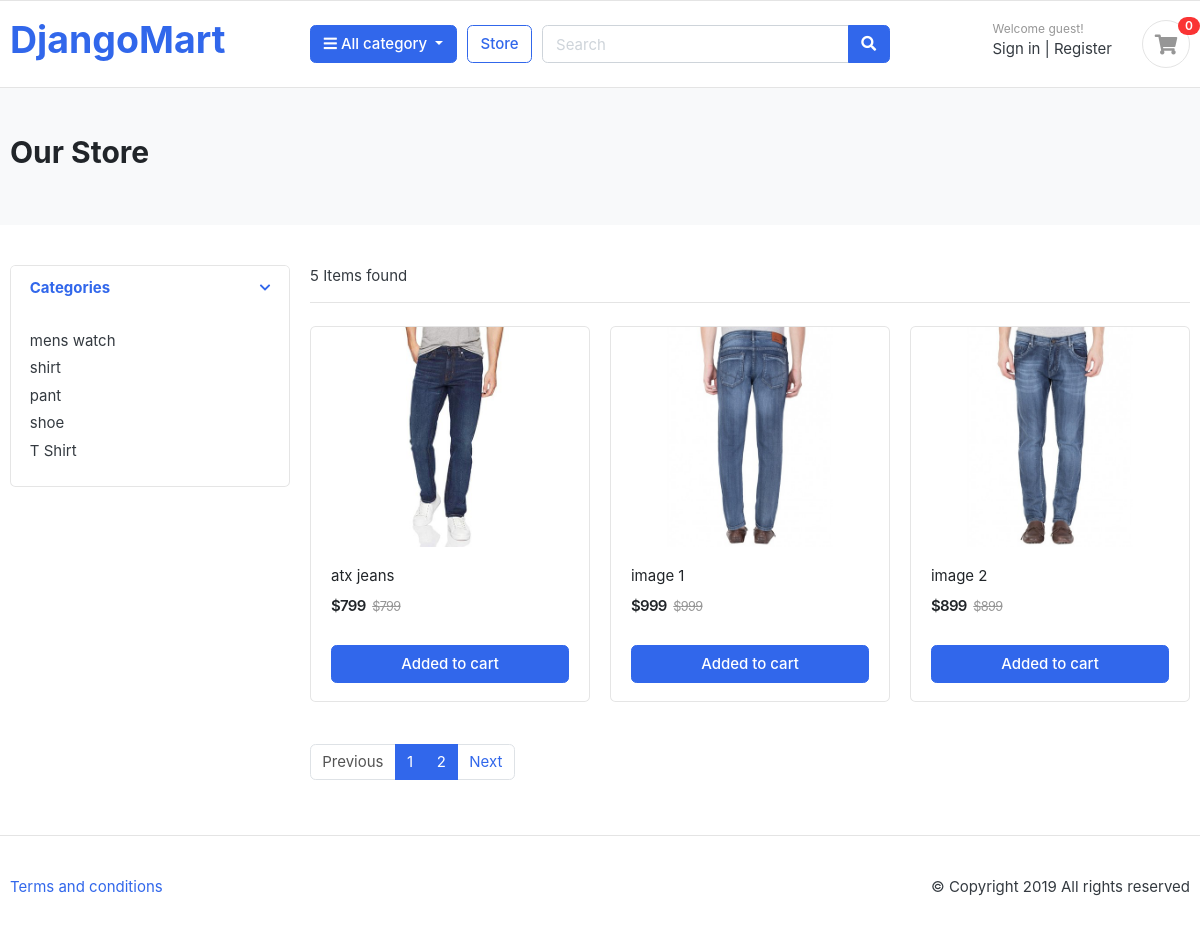
The page /store/category/pant/ on the database its author committed.
### category/models.py (models this page shows, shortened)
class Category(models.Model) :
    category_name = models.CharField(max_length=50 , unique= True)
    slug = models.SlugField(max_length=100 , unique= True)
    description = models.TextField(max_length=255 , blank=True)
    cat_image = models.ImageField(upload_to='photos/categories' , blank=True)

class Product(models.Model) :
    product_name = models.CharField(max_length=100 , unique= True)
    slug = models.SlugField(max_length=255 , unique=True)
    description = models.TextField(max_length=500 , blank = True)
    price = models.IntegerField()
    image = models.ImageField(upload_to='photos/products')
    stock = models.IntegerField()
    is_available = models.BooleanField(default=True)
    category = models.ForeignKey(Category,on_delete=models.CASCADE)
    created_date = models.DateTimeField(auto_now_add=True)
    modified_date = models.DateTimeField(auto_now=True)

### store/views.py (the view)
# urls.py: path('store/',include('store.urls')),
def store(request , category_slug=None) :
    if category_slug :
        categorie = get_object_or_404(Category , slug = category_slug)
        product = Product.objects.filter(is_available = True , category=categorie)
        paginator = Paginator(product,3) #1 page e 3 ta product
        page = request.GET.get('page') #came from frontened
        page_number = paginator.get_page(page) #kon page e ace ; page = 2
    else :
        product = Product.objects.filter(is_available = True)
        paginator = Paginator(product, 9) # 1 page 9 products
        page = request.GET.get('page')#frontend theke nibe kon page e jabo ;
        page_number = paginator.get_page(page) #kon page number e aci ;
    category = Category.objects.all() #frontend print all category name
    context = {'products' : page_number , 'categories' : category ,'total_item' : product}
    return render(request , 'store/store.html' , context)

### store/templates/store/store.html (shortened to what this page needs)
{% extends "base.html" %}
{% load static %}
{% block navbar %}
<section class="section-pagetop bg">
<div class="container">
	<h2 class="title-page">Our Store</h2>
</div>
</section>
<section class="section-content padding-y">
<div class="container">
<div class="row">
	<aside class="col-md-3">
<div class="card">
	<article class="filter-group">
		<header class="card-header">
			<a href="#" data-toggle="collapse" data-target="#collapse_1" aria-expanded="true" class="">
				<i class="icon-control fa fa-chevron-down"></i>
				<h6 class="title">Categories</h6>
			</a>
		</header>
		<div class="filter-content collapse show" id="collapse_1" style="">
			<div class="card-body">
				<ul class="list-menu">
				{% for c in categories %}
					<li><a href="{% url 'product_by_category' c.slug %}">{{c.category_name}}  </a></li>
				{% endfor %}
				</ul>
			</div>
		</div>
	</article>
</div>
	</aside>
	<main class="col-md-9">
<header class="border-bottom mb-4 pb-3">
		<div class="form-inline">
			<span class="mr-md-auto">{{total_item|length}} Items found </span>
		</div>
</header>
<div class="row">
	{% for p in products %}
	<div class="col-md-4">
		<figure class="card card-product-grid">
			<div class="img-wrap">
				<img src="{{p.image.url}}">
			</div>
			<figcaption class="info-wrap">
				<div class="fix-height">
					<a href="{% url 'product-details' p.category.slug p.slug %}" class="title">{{p.product_name}}</a>
					<div class="price-wrap mt-2">
						<span class="price">${{p.price}}</span>
						<del class="price-old">${{p.price}}</del>
					</div>
				</div>
				<form action="post">
					<a href="{% url 'add_to_cart' p.id %}" class="btn btn-block btn-primary">Added to cart </a>
				</form>
			</figcaption>
		</figure>
	</div>
	{% endfor %}
</div>
<nav class="mt-4" aria-label="Page navigation sample">
  <ul class="pagination">
	{% if products.has_previous %}
    <li class="page-item"><a class="page-link" href="?page={{products.previous_page_number}}">Previous</a></li>
	{% else %}
	<li class="page-item disabled"><a class="page-link">Previous</a></li>
	{% endif %}
	{% for i in products.paginator.page_range %}
	   <li class="page-item active"><a class="page-link" href="?page={{i}}">{{i}}</a></li>
	{% endfor %}
	{% if products.has_next %}
    <li class="page-item"><a class="page-link" href="?page={{products.next_page_number}}">Next</a></li>
    {% else %}
	<li class="page-item disabled"><a class="page-link" >Next</a></li>
	{% endif %}
</ul>
</nav>
	</main>
</div>
</div>
</section>
{% endblock navbar %}

### static/css/ui.css (style rules this page uses)
html { font-family: "Inter", sans-serif; font-size: 15px; }
.img-wrap { text-align: center; display: block; }
.img-wrap img { max-width: 100%; }
.price-wrap { letter-spacing: -0.7px; }
.padding-y { padding-top: 40px; padding-bottom: 40px; }
figure { margin-bottom: 0; }
article:after, .form-group:after { display: block; clear: both; content: ""; }
.bg { background-color: #f8f9fa; }
.title-page { color: #212529; }
[class*=list-] li:after { visibility: hidden; display: block; content: ""; overflow: hidden; height: 0; clear: both; }
.list-menu { list-style: none; margin: 0; padding-left: 0; }
.list-menu li { margin-bottom: 5px; }
.list-menu a { color: #343a40; }
[class*=card-product] a.title { color: #212529; display: block; }
[class*=card-product] .img-wrap { overflow: hidden; position: relative; }
[class*=card-product] .img-wrap img { height: 100%; max-width: 100%; width: auto; display: inline-block; -o-object-fit: cover; object-fit: cover; }
.card-product-grid { margin-bottom: 20px; }
.card-product-grid .img-wrap { border-radius: 0.2rem 0.2rem 0 0; height: 220px; }
.card-product-grid .info-wrap { overflow: hidden; padding: 18px 20px; }
.card-product-grid .fix-height { height: 80px; overflow: hidden; }
.card .img-wrap { overflow: hidden; }
.price { font-weight: 600; color: #212529; }
.price-old { color: #969696; margin-left: 3px; font-size: 85%; }
.icon-control { margin-top: 5px; float: right; font-size: 80%; }
.card-header .title { margin-bottom: 0; line-height: 1.5; }
.filter-group { border-bottom: 1px solid #e4e4e4; }
.filter-group .card-header { border-bottom: 0; }
.filter-group:last-child { border-bottom: 0; }
.section-pagetop { padding: 45px 0; }

### rows shown on the page
Category: category_name "mens watch"
Category: category_name "shirt"
Category: category_name "pant"
Category: category_name "shoe"
Category: category_name "T Shirt"
Product: image (picture), product_name "atx jeans", price "799"
Product: image (picture), product_name "image 1", price "999"
Product: image (picture), product_name "image 2", price "899"

### other values the page prints
{{ total_item|length }} "5"
{{ i }} "1" "2"
